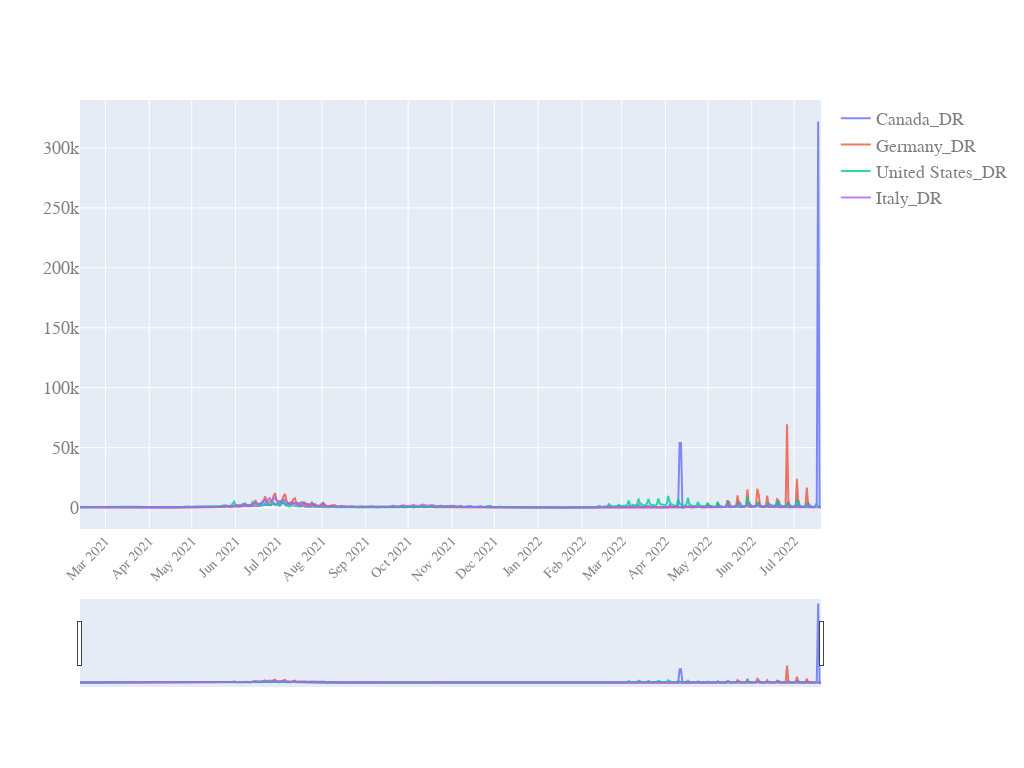

Source (notebook cell):
### Code cell
start_pos=40
quick_plot(df_analyse.date[start_pos:],
           df_analyse.iloc[start_pos:,[11,12,13,14]], #
           y_scale='linear',
           slider=True)

### Figure 1 — Plotly figure (JSON) as saved in the notebook; plotly's stock layout.template omitted (floating-point values rounded to 4 significant figures; data arrays with more than 128 entries replaced by an {"elided": "..."} marker saying what was removed)
{"data": [{"name": "Canada_DR", "opacity": 0.8, "type": "scatter", "x": {"elided": "525 str values"}, "y": {"elided": "525 float values"}}, {"name": "Germany_DR", "opacity": 0.8, "type": "scatter", "x": {"elided": "525 str values"}, "y": {"elided": "525 float values"}}, {"name": "United States_DR", "opacity": 0.8, "type": "scatter", "x": {"elided": "525 str values"}, "y": {"elided": "525 float values"}}, {"name": "Italy_DR", "opacity": 0.8, "type": "scatter", "x": {"elided": "525 str values"}, "y": {"elided": "525 float values"}}], "layout": {"autosize": true, "font": {"color": "#7f7f7f", "family": "PT Sans, monospace", "size": 18}, "height": 768, "width": 1024, "xaxis": {"nticks": 20, "rangeslider": {"visible": true}, "tickangle": -45, "tickfont": {"color": "#7f7f7f", "size": 14}}, "yaxis": {"type": "linear"}}}
